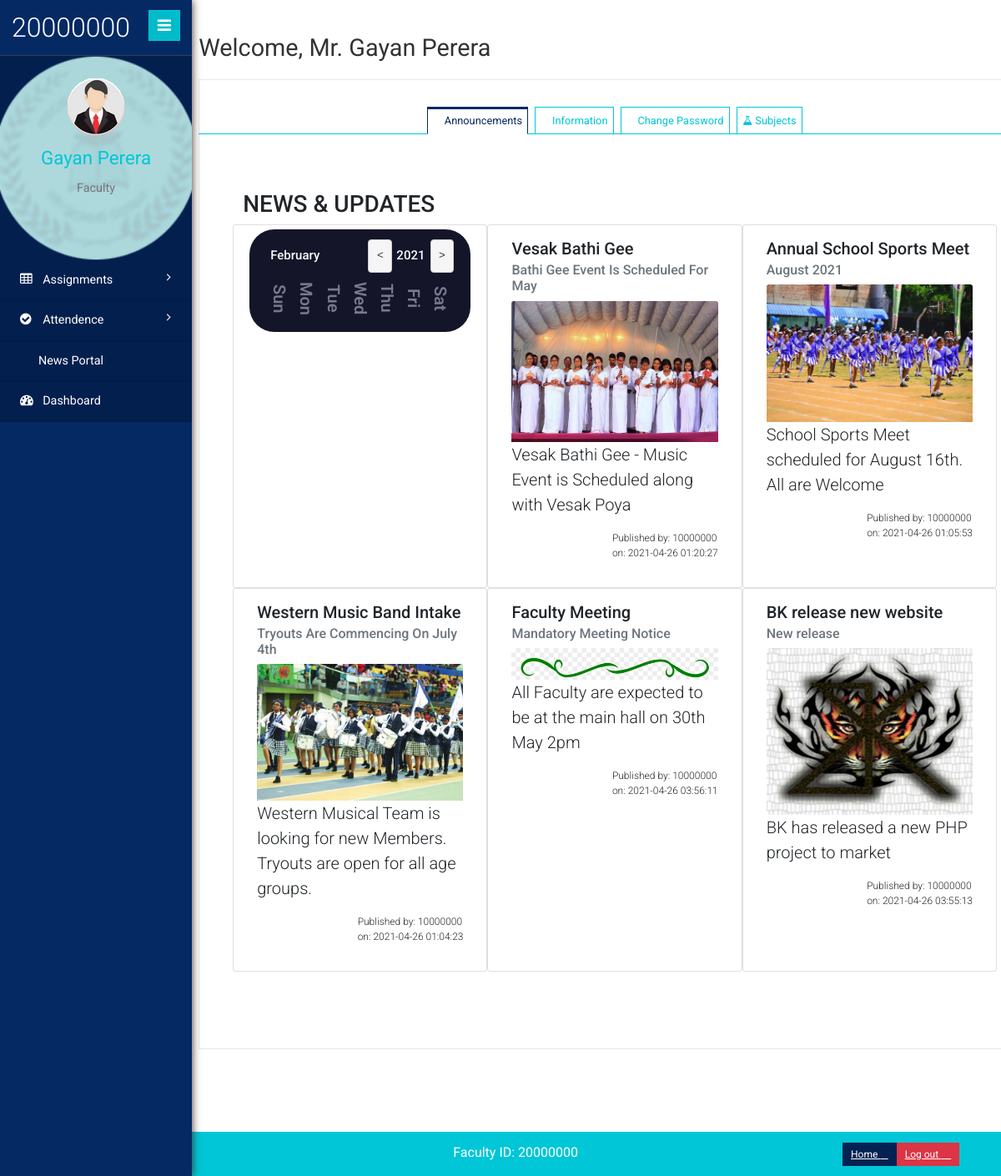
The app's page /faculty/home.php (signed in) with its own data.
### tables this page shows
CREATE TABLE `teacher_info` (
  `t_id` int(12) NOT NULL,
  `t_fullname` varchar(100) NOT NULL,
  `t_address` varchar(100) NOT NULL,
  `t_email` varchar(50) NOT NULL,
  `t_username` int(12) NOT NULL,
  `t_pass` varchar(30) NOT NULL,
  `t_dob` varchar(20) NOT NULL,
  `t_contact` varchar(15) NOT NULL,
  `t_staff_type` varchar(10) NOT NULL DEFAULT 'Teacher',
  `t_gender` varchar(10) NOT NULL,
  `t_created` datetime NOT NULL DEFAULT CURRENT_TIMESTAMP
);

CREATE TABLE `news_data` (
  `n_id` int(12) NOT NULL,
  `n_date` datetime NOT NULL DEFAULT CURRENT_TIMESTAMP ON UPDATE CURRENT_TIMESTAMP,
  `n_head` varchar(50) NOT NULL,
  `n_shead` varchar(50) NOT NULL,
  `n_details` varchar(200) NOT NULL,
  `n_image` varchar(50) NOT NULL DEFAULT '../News-Img/default.jpg',
  `n_audience` varchar(10) NOT NULL,
  `n_author` int(12) NOT NULL
);

### setting/config.php (called while the page is built, shortened)
<?php
class project2
{
	public $username = "username";
	public $password = "password";
	public $server = "localhost";
	public $dbname = "project2";
	public $connectdb;
	function __construct()
	{
		$this->connectdb = new mysqli($this->server,$this->username,$this->password,$this->dbname);
	}
	public function teacher_info($adminname,$t_staff_type)
	{
		switch($t_staff_type)
		{
			case "Teacher":
			$teacher_info_select = "select * from teacher_info where t_staff_type='$t_staff_type' AND t_username='$adminname'";
			break;
		}
		$teacher_info_select_run = $this->connectdb->query($teacher_info_select);
		return $teacher_info_select_run;
	}
	public function get_news($user){
		switch($user){
			case 'Faculty':
				$get_news = "SELECT * FROM news_data WHERE n_audience='Faculty' OR n_audience='Public' ORDER BY n_id DESC LIMIT 8";
				break;
		}
		$get_news_run = $this->connectdb->query($get_news);
		return $get_news_run;
	}
}
$ravi = new project2;
?>

### faculty/home1.php (the view, shortened to what this page needs)
<div class="outter-wp">
    <div class="tab-main">
        <div class="tab-inner">
            <div id="tabs" class="tabs">
                <h2 class="inner-tittle">Welcome,
                    <?php echo $faculty_display['t_gender'] == "Male" ? "Mr. " : "Ms. "; echo ucfirst($faculty_display['t_fullname']); ?> </h2>
                <div class="graph">
                    <nav>
                        <ul>
                            <li><a href="#section-0"><i class="lnr lnr-bullhorn"></i>
                                    <span>Announcements</span></a></li>
                            <li><a href="#section-1"><i class="lnr lnr-briefcase"></i>
                                    <span>Information</span></a></li>
                            <li><a href="#section-2"><i class="lnr lnr-lighter"></i> <span>Change
                                        Password</span></a></li>
                            <li><a href="#section-3"><i class="fa fa-flask"></i>
                                    <span>Subjects</span></a></li>
                        </ul>
                    </nav>
                    <div class="content tab">
                    <section id="section-0">
                            <div class="row">
                                <?php
                                $got_news = $ravi->get_news('Faculty');
                                if( $got_news->num_rows>0){
                                    echo "<h3>NEWS & UPDATES</h3>"; ?>
                                <div class="card col-md-6 col-lg-4">
                                    <div class="dark ">
                                        <div class="calendar ">
                                            <div class="calendar-header">
                                                <span class="month-picker" id="month-picker">February</span>
                                                <div class="year-picker">
                                                    <span class="year-change" id="prev-year">
                                                        <pre><</pre>
                                                    </span>
                                                    <span id="year">2021</span>
                                                    <span class="year-change" id="next-year">
                                                        <pre>></pre>
                                                    </span>
                                                </div>
                                            </div>
                                            <div class="calendar-body">
                                                <div class="calendar-week-day">
                                                    <div>Sun</div>
                                                    <div>Mon</div>
                                                    <div>Tue</div>
                                                    <div>Wed</div>
                                                    <div>Thu</div>
                                                    <div>Fri</div>
                                                    <div>Sat</div>
                                                </div>
                                            </div>
                                        </div>
                                    </div>
                                </div>
                                <?php
                                    while($news_item = $got_news->fetch_assoc())	{
                                ?>
                                        <div class="card col-md-6 col-lg-4">
                                            <div class="card-body">
                                                <h5 class="card-title"><?php echo $news_item['n_head']; ?></h5>
                                                <h6 class="card-subtitle mb-2 text-muted"><?php echo $news_item['n_shead']; ?></h6>
                                                <img class="card-img-top" src="<?php echo $news_item['n_image']; ?>" style="max-height:10em; max-width:100%">
                                                <p class="card-text"><?php echo $news_item['n_details']; ?></p>
                                                <p style="font-size:0.6em; float: right;">Published by: <?php echo $news_item['n_author'] ." <br>on: ". $news_item['n_date']; ?> </p>
                                            </div>
                                        </div>
                                <?php
                                    }
                                }   ?>
                            </div>
                        </section>
                    </div>
                </div>
            </div>
        </div>
    </div>
</div>

### faculty/home.php (shortened to what this page needs)
<?php
include "../setting/config.php";
if(!$_SESSION['t_user'])
{
	header("location:index.php");
}
else
{
	$t_username = $_SESSION['t_user'];
	$t_name = $ravi->teacher_info($t_username,"Teacher");
	$faculty_display = $t_name->fetch_assoc();
}
?>
<!DOCTYPE HTML>
<html>
<head>
    <link href="css/bootstrap.min.css" rel='stylesheet' type='text/css' />
    <link href="../css/bootstrap5.min.css" rel="stylesheet" type='text/css'>
    <link href="css/style.css" rel='stylesheet' type='text/css' />
    <link href="css/banukacss.css" rel='stylesheet' type='text/css' />
    <link href="css/font-awesome.css" rel="stylesheet">
    <link rel="stylesheet" href="css/icon-font.min.css" type='text/css' />
    <link href="css/fabochart.css" rel='stylesheet' type='text/css' />
    <link rel="stylesheet" href="js-calendar/app.css">
</head>
<body>
    <div class="page-container">
        <div class="left-content">
            <div class="inner-content">
                <?php
				$homepage = "home1";
				include $homepage.".php";
				?>
                <footer>
                    <p>
                        <?php $ip = $_SERVER['REMOTE_ADDR'];
					if ($ip != '127.0.0.1'){
					$details = json_decode(file_get_contents("http://ipinfo.io/{$ip}/json"));
					echo "User ID: $t_username | Logged in from: ";
					echo "$details->city, $details->region, $details->country with IP address: $details->ip" ;
										}else{
											echo "Faculty ID: $t_username";
                                       }
					?>
                        <a class=" btn-danger btn-sm float-right " href="logouts.php"><span> Log out </span><i
                                class="lnr lnr-power-switch"></i></a>
                        <a class=" btn-primary btn-sm float-right " href="../"><span> Home </span><i
                                class="lnr lnr-arrow-left"></i></a>
                    </p>
                </footer>
            </div>
        </div>
        <div class="sidebar-menu">
            <header class="logo">
                <a href="#" class="sidebar-icon"> <span class="fa fa-bars"></span> </a> <a href="#"> <span id="logo">
                        <h1><?php echo $t_username ?></h1>
                    </span>
                </a>
            </header>
            <div class="down" id="sidebarbg">
                <?php
				$st_gender = $faculty_display['t_gender'];
				if($st_gender == 'Male'){
					echo "<img src='images/bk/picm.png'>";
				}else if($st_gender == 'Female'){
					echo "<img src='images/bk/picf.png'>";
				}else{
					echo "<img src='images/bk/pice.png'>";
				}
				?>
                <span class=" name-caret"><?php echo $faculty_display['t_fullname']; ?></span>
                <p>Faculty</p>
                <ul>
                    <li><a class="tooltips" href="home.php"><span>Profile</span><i class="lnr lnr-user"></i></a></li>
                    <li><a class="tooltips" href="home.php"><span>Settings</span><i class="lnr lnr-cog"></i></a></li>
                    <li><a class="tooltips" href="logouts.php"><span>Log out</span><i
                                class="lnr lnr-power-switch"></i></a></li>
                </ul>
            </div>
            <div class="menu ">
                <ul id="menu">
                    <li id="menu-academico"><a href="#"><i class="fa fa-table"></i> <span>Assignments</span> <span
                                class="fa fa-angle-right" style="float: right"></span></a>
                    </li>
                    <li id="menu-academico"><a href="#"><i class="fa fa-check-circle"></i> <span>Attendence</span> <span
                                class="fa fa-angle-right" style="float: right"></span></a>
                    </li>
                    <li><a href="home.php?at=news-portal"><i class="lnr lnr-bullhorn"></i>
                            <span>News Portal</span></a></li>
                    <li><a href="home.php"><i class="fa fa-tachometer"></i> <span>Dashboard</span></a></li>
                </ul>
            </div>
        </div>
    </div>
    <link rel="stylesheet" href="css/vroom.css">
</body>
</html>

### faculty/css/banukacss.css (style rules this page uses)
a:not([class]) { text-decoration: none; }
.down>ul>li { text-shadow: 0 0 4px #7cbeff; color: #250d5c; }
#sidebarbg { background-image: url('../images/bk/logo2.png'); background-size: cover; background-position: center; background-color: #021F4E; }

### faculty/js-calendar/app.css (style rules this page uses)
:root { --dark-body: #4d4c5a; --dark-main: #141529; --dark-second: #79788c; --dark-hover: #323048; --dark-text: #f8fbff; --light-body: #f3f8fe; --light-main: #fdfdfd; --light-second: #c3c2c8; --light-hover: #edf0f5; --light-text: #151426; --blue: #0000ff; --white: #fff; --shadow: rgba(100, 100, 111, 0.2) 0px 7px 29px 0px; --font-family: cursive; }
.dark { --bg-body: var(--dark-body); --bg-main: var(--dark-main); --bg-second: var(--dark-second); --color-hover: var(--dark-hover); --color-txt: var(--dark-text); }
.calendar { height: auto; width: 95%; margin-left: auto; margin-right: auto; margin-top: 5px; background-color: var(--bg-main); border-radius: 30px; padding: 10px; position: relative; overflow: ; }
.calendar-header { display: flex; justify-content: space-between; align-items: center; font-size: 15px; font-weight: 500; color: var(--color-txt); padding: 5px; }
.calendar-body { padding: 10px; }
.calendar-week-day { height: 40px; display: grid; grid-template-columns: repeat(7, 1fr); font-weight: 600; }
.calendar-week-day div { display: grid; place-items: center; color: var(--bg-second); writing-mode: vertical-rl; }
.month-picker { padding: 5px 10px; border-radius: 10px; cursor: pointer; }
.year-picker { display: flex; align-items: center; }
.year-change { height: 20px; width: 20px; border-radius: 50%; display: grid; place-items: center; margin: 0 10px; cursor: pointer; }

### records on screen
teacher_info: t_fullname "Gayan Perera"
news_data: n_head "Vesak Bathi Gee", n_shead "Bathi Gee Event Is Scheduled For May", n_image (picture), n_details "Vesak Bathi Gee - Music Event is Scheduled along with Vesak Poya", n_author "10000000", n_date "2021-04-26 01:20:27"
news_data: n_head "Annual School Sports Meet", n_shead "August 2021", n_image (picture), n_details "School Sports Meet scheduled for August 16th. All are Welcome", n_author "10000000", n_date "2021-04-26 01:05:53"
news_data: n_head "Western Music Band Intake", n_shead "Tryouts Are Commencing On July 4th", n_image (picture), n_details "Western Musical Team is looking for new Members. Tryouts are open for all age groups.", n_author "10000000", n_date "2021-04-26 01:04:23"
news_data: n_head "Faculty Meeting", n_shead "Mandatory Meeting Notice", n_image (picture), n_details "All Faculty are expected to be at the main hall on 30th May 2pm", n_author "10000000", n_date "2021-04-26 03:56:11"
news_data: n_head "BK release new website", n_shead "New release", n_image (picture), n_details "BK has released a new PHP project to market", n_author "10000000", n_date "2021-04-26 03:55:13"

### other values on screen
$t_username "20000000"
